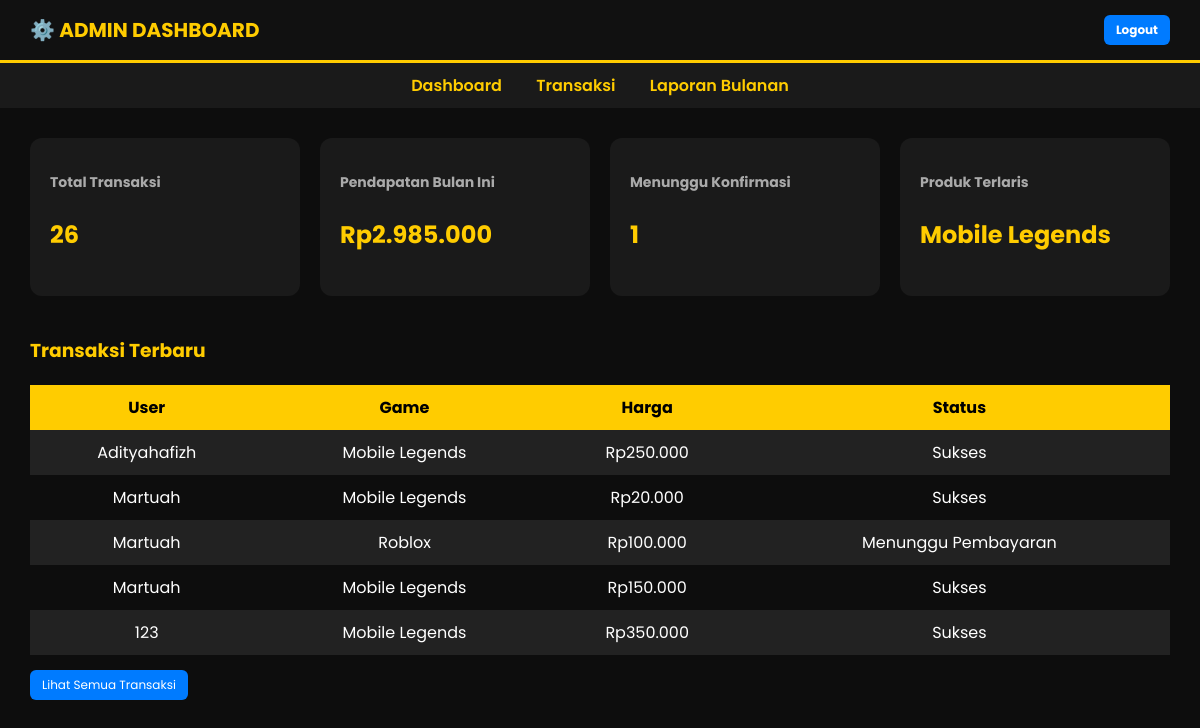
The app's page /admin/index.php (signed in) with its own data.
### tables this page shows
CREATE TABLE `transaksi` (
  `id` int(11) NOT NULL,
  `user_id` int(11) NOT NULL,
  `game` varchar(100) NOT NULL,
  `id_game` varchar(100) NOT NULL,
  `jumlah` varchar(100) NOT NULL,
  `harga` int(11) NOT NULL,
  `metode` varchar(50) NOT NULL,
  `status` varchar(50) NOT NULL,
  `tanggal` datetime NOT NULL,
  `bukti_pembayaran` varchar(255) DEFAULT NULL
);

CREATE TABLE `users` (
  `id` int(11) NOT NULL,
  `username` varchar(50) NOT NULL,
  `email` varchar(100) NOT NULL,
  `password` varchar(255) NOT NULL,
  `created_at` timestamp NOT NULL DEFAULT current_timestamp(),
  `role` enum('user','admin') DEFAULT 'user'
);

### admin/index.php (the view, shortened to what this page needs)
<?php
include '../koneksi.php';
$totalTransaksi = mysqli_fetch_assoc(mysqli_query($koneksi,
    "SELECT COUNT(*) AS total FROM transaksi"
))['total'];
$pendapatanBulan = mysqli_fetch_assoc(mysqli_query($koneksi,
    "SELECT SUM(harga) AS total FROM transaksi
     WHERE status='Sukses'
     AND MONTH(tanggal)=MONTH(CURDATE())
     AND YEAR(tanggal)=YEAR(CURDATE())"
))['total'];
$pending = mysqli_fetch_assoc(mysqli_query($koneksi,
    "SELECT COUNT(*) AS total FROM transaksi WHERE status!='Sukses'"
))['total'];
$laris = mysqli_fetch_assoc(mysqli_query($koneksi,
    "SELECT game, COUNT(*) AS jumlah
     FROM transaksi
     WHERE status='Sukses'
     GROUP BY game
     ORDER BY jumlah DESC
     LIMIT 1"
));
$latest = mysqli_query($koneksi,
    "SELECT t.*, u.username
     FROM transaksi t
     JOIN users u ON t.user_id=u.id
     ORDER BY t.tanggal DESC
     LIMIT 5"
);
?>
<!DOCTYPE html>
<html lang="id">
<head>
</head>
<body>
<header>
    ⚙️ ADMIN DASHBOARD
    <a href="../logout.php" class="btn">Logout</a>
</header>
<nav>
    <a href="index.php">Dashboard</a>
    <a href="transaksi.php">Transaksi</a>
    <a href="laporan.php">Laporan Bulanan</a>
</nav>
<div class="container">
<div class="cards">
    <div class="card">
        <h3>Total Transaksi</h3>
        <p><?= $totalTransaksi ?></p>
    </div>
    <div class="card">
        <h3>Pendapatan Bulan Ini</h3>
        <p>Rp<?= number_format($pendapatanBulan ?? 0,0,',','.') ?></p>
    </div>
    <div class="card">
        <h3>Menunggu Konfirmasi</h3>
        <p><?= $pending ?></p>
    </div>
    <div class="card">
        <h3>Produk Terlaris</h3>
        <p><?= $laris['game'] ?? '-' ?></p>
    </div>
</div>
<h3 style="margin-top:40px;color:#ffcc00;">Transaksi Terbaru</h3>
<table>
<tr>
    <th>User</th>
    <th>Game</th>
    <th>Harga</th>
    <th>Status</th>
</tr>
<?php while($row = mysqli_fetch_assoc($latest)): ?>
<tr>
    <td><?= htmlspecialchars($row['username']) ?></td>
    <td><?= htmlspecialchars($row['game']) ?></td>
    <td>Rp<?= number_format($row['harga'],0,',','.') ?></td>
    <td><?= htmlspecialchars($row['status']) ?></td>
</tr>
<?php endwhile; ?>
</table>
<a href="transaksi.php" class="btn" style="margin-top:15px;display:inline-block;">
    Lihat Semua Transaksi
</a>
</div>
</body>
</html>

### admin/index.php (style rules this page uses)
body { font-family: 'Poppins', sans-serif; background:#0d0d0d; color:#fff; margin:0; }
header { background:#111; padding:15px 30px; color:#ffcc00; font-size:20px; font-weight:700; display:flex; justify-content:space-between; align-items:center; border-bottom:3px solid #ffcc00; }
nav { background:#1a1a1a; padding:10px; text-align:center; }
nav a { color:#ffcc00; margin:0 15px; text-decoration:none; font-weight:600; }
.container { width:95%; margin:30px auto; }
.cards { display:grid; grid-template-columns:repeat(auto-fit,minmax(220px,1fr)); gap:20px; }
.card { background:#1a1a1a; padding:20px; border-radius:12px; }
.card h3 { color:#aaa; font-size:14px; }
.card p { font-size:24px; font-weight:700; color:#ffcc00; }
table { width:100%; border-collapse:collapse; margin-top:20px; }
th, td { padding:10px; text-align:center; }
th { background:#ffcc00; color:#000; }
tr:nth-child(even) { background:#222; }
.btn { background:#007bff; padding:6px 12px; border-radius:6px; color:#fff; text-decoration:none; font-size:12px; }

### records on screen
transaksi: user.username "Adityahafizh", game "Mobile Legends", harga "250.000", status "Sukses"
transaksi: user.username "Martuah", game "Mobile Legends", harga "20.000", status "Sukses"
transaksi: user.username "Martuah", game "Roblox", harga "100.000", status "Menunggu Pembayaran"
transaksi: user.username "Martuah", game "Mobile Legends", harga "150.000", status "Sukses"
transaksi: user.username "123", game "Mobile Legends", harga "350.000", status "Sukses"

### other values on screen
$totalTransaksi "26"
$pendapatanBulan "2.985.000"
$pending "1"
$laris['game'] "Mobile Legends"
